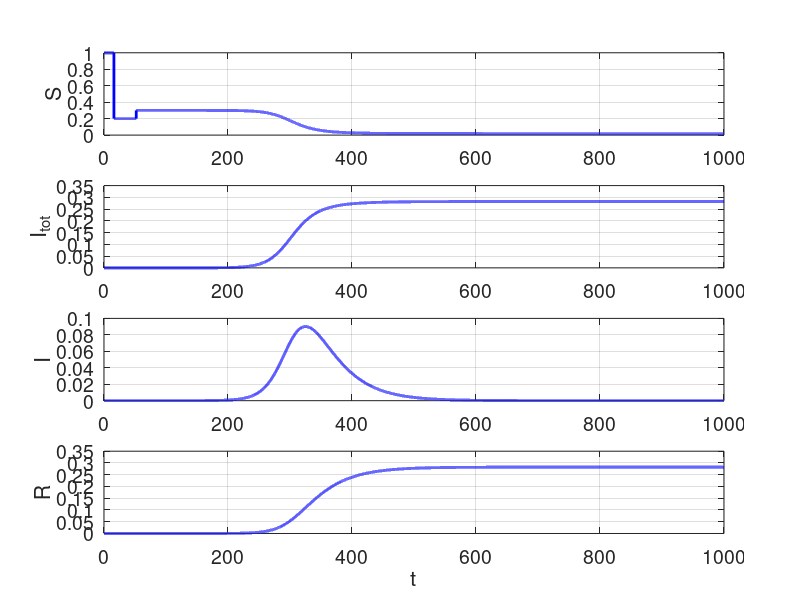

The MATLAB script that drew this image:
% eSIR_Euler

clear 
clc
close all

 a = 0.27;
 b = 0.027;
 f = 18e5;
 
 % Initialize matrices
  n = 50000;
  S  = zeros(n,1);       % Susceptible population
  I = zeros(n,1);        % Active infected population
  R = zeros(n,1);        % Removals form infected population  
  
  tMax = 1000;
  t = linspace(0,tMax,n);
  h = t(2) - t(1);
 
  S(1) = 1;
  I(1) = 2e-9;
  R(1) = 0;
  
 % Euler
 for c = 1 : n-1
     S(c+1) = S(c) - h*a*S(c)*I(c);
     I(c+1) = I(c) + h*I(c)*(a*S(c) - b);
     R(c+1) = R(c) + h*b*I(c);
     
     if c > 800  && c < 2601;  S(c+1) = 0.2; end
     if c > 2600  && c < 3201;  S(c+1) = 0.3; end
 end
 
 % Graphics
  figure(1)
   set(gcf,'units','normalized');
   set(gcf,'position',[0.02 0.01 0.4 0.8]);
   set(gcf,'color','w');
   FS = 14;
   xP = t;
   
 subplot(4,1,1)
   yP = S;
   plot(xP,yP,'b','linewidth',2)
   grid on
   set(gca,'fontsize',FS)
   ylabel('S');
 
 subplot(4,1,2)
   yP = I+R;
   plot(xP,yP,'b','linewidth',2)
   grid on
   set(gca,'fontsize',FS)
   ylabel('I_{tot}'); 
   
 subplot(4,1,3)
   yP = I;
   plot(xP,yP,'b','linewidth',2)
   grid on
   set(gca,'fontsize',FS)
   ylabel('I');  
   
subplot(4,1,4)
   yP = R;
   plot(xP,yP,'b','linewidth',2)
   grid on
   set(gca,'fontsize',FS)
   ylabel('R');     
   xlabel('t')
   
